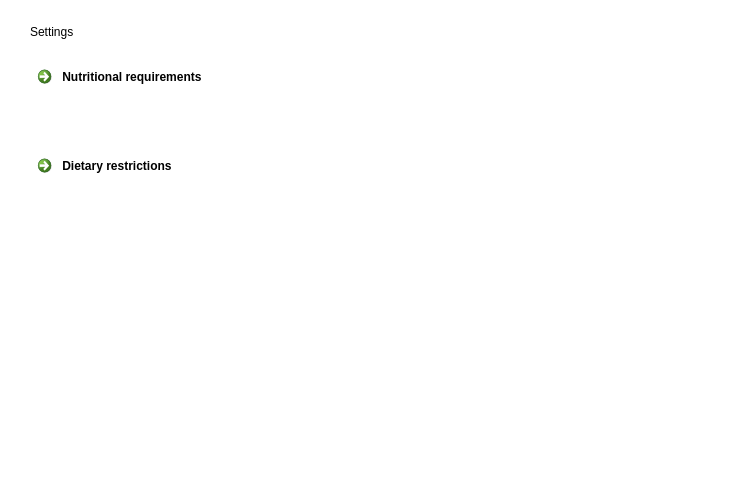
<?xml version="1.0" encoding="UTF-8"?>
<ui version="4.0">
 <class>PrefWidget</class>
 <widget class="QWidget" name="PrefWidget">
  <property name="geometry">
   <rect>
    <x>0</x>
    <y>0</y>
    <width>753</width>
    <height>502</height>
   </rect>
  </property>
  <property name="maximumSize">
   <size>
    <width>16777215</width>
    <height>16777213</height>
   </size>
  </property>
  <property name="palette">
   <palette>
    <active>
     <colorrole role="Base">
      <brush brushstyle="SolidPattern">
       <color alpha="255">
        <red>255</red>
        <green>255</green>
        <blue>255</blue>
       </color>
      </brush>
     </colorrole>
     <colorrole role="Window">
      <brush brushstyle="SolidPattern">
       <color alpha="255">
        <red>255</red>
        <green>255</green>
        <blue>255</blue>
       </color>
      </brush>
     </colorrole>
    </active>
    <inactive>
     <colorrole role="Base">
      <brush brushstyle="SolidPattern">
       <color alpha="255">
        <red>255</red>
        <green>255</green>
        <blue>255</blue>
       </color>
      </brush>
     </colorrole>
     <colorrole role="Window">
      <brush brushstyle="SolidPattern">
       <color alpha="255">
        <red>255</red>
        <green>255</green>
        <blue>255</blue>
       </color>
      </brush>
     </colorrole>
    </inactive>
    <disabled>
     <colorrole role="Base">
      <brush brushstyle="SolidPattern">
       <color alpha="255">
        <red>255</red>
        <green>255</green>
        <blue>255</blue>
       </color>
      </brush>
     </colorrole>
     <colorrole role="Window">
      <brush brushstyle="SolidPattern">
       <color alpha="255">
        <red>255</red>
        <green>255</green>
        <blue>255</blue>
       </color>
      </brush>
     </colorrole>
    </disabled>
   </palette>
  </property>
  <property name="windowTitle">
   <string>Spartan - Preferences</string>
  </property>
  <property name="windowIcon">
   <iconset>
    <normaloff>../images/icon_trimmed.png</normaloff>../images/icon_trimmed.png</iconset>
  </property>
  <layout class="QFormLayout" name="formLayout">
   <property name="verticalSpacing">
    <number>20</number>
   </property>
   <property name="leftMargin">
    <number>30</number>
   </property>
   <property name="topMargin">
    <number>25</number>
   </property>
   <property name="rightMargin">
    <number>30</number>
   </property>
   <property name="bottomMargin">
    <number>30</number>
   </property>
   <item row="0" column="0">
    <widget class="QLabel" name="title">
     <property name="text">
      <string>Settings</string>
     </property>
     <property name="margin">
      <number>0</number>
     </property>
    </widget>
   </item>
   <item row="1" column="0">
    <layout class="QVBoxLayout" name="verticalLayout_5">
     <property name="spacing">
      <number>15</number>
     </property>
     <item>
      <layout class="QVBoxLayout" name="verticalLayout_3">
       <property name="spacing">
        <number>2</number>
       </property>
       <item>
        <widget class="QCommandLinkButton" name="req_btn">
         <property name="cursor">
          <cursorShape>PointingHandCursor</cursorShape>
         </property>
         <property name="text">
          <string> Nutritional requirements</string>
         </property>
         <property name="icon">
          <iconset>
           <normaloff>../images/balance.png</normaloff>../images/balance.png</iconset>
         </property>
        </widget>
       </item>
       <item>
        <layout class="QHBoxLayout" name="horizontalLayout">
         <item>
          <spacer name="horizontalSpacer">
           <property name="orientation">
            <enum>Qt::Horizontal</enum>
           </property>
           <property name="sizeType">
            <enum>QSizePolicy::Fixed</enum>
           </property>
           <property name="sizeHint" stdset="0">
            <size>
             <width>40</width>
             <height>20</height>
            </size>
           </property>
          </spacer>
         </item>
         <item>
          <layout class="QVBoxLayout" name="verticalLayout">
           <property name="spacing">
            <number>8</number>
           </property>
           <item>
            <widget class="QLabel" name="age_label">
             <property name="palette">
              <palette>
               <active>
                <colorrole role="WindowText">
                 <brush brushstyle="SolidPattern">
                  <color alpha="255">
                   <red>50</red>
                   <green>50</green>
                   <blue>50</blue>
                  </color>
                 </brush>
                </colorrole>
               </active>
               <inactive>
                <colorrole role="WindowText">
                 <brush brushstyle="SolidPattern">
                  <color alpha="255">
                   <red>50</red>
                   <green>50</green>
                   <blue>50</blue>
                  </color>
                 </brush>
                </colorrole>
               </inactive>
               <disabled>
                <colorrole role="WindowText">
                 <brush brushstyle="SolidPattern">
                  <color alpha="255">
                   <red>120</red>
                   <green>120</green>
                   <blue>120</blue>
                  </color>
                 </brush>
                </colorrole>
               </disabled>
              </palette>
             </property>
             <property name="text">
              <string/>
             </property>
            </widget>
           </item>
           <item>
            <widget class="QLabel" name="sex_label">
             <property name="palette">
              <palette>
               <active>
                <colorrole role="WindowText">
                 <brush brushstyle="SolidPattern">
                  <color alpha="255">
                   <red>50</red>
                   <green>50</green>
                   <blue>50</blue>
                  </color>
                 </brush>
                </colorrole>
               </active>
               <inactive>
                <colorrole role="WindowText">
                 <brush brushstyle="SolidPattern">
                  <color alpha="255">
                   <red>50</red>
                   <green>50</green>
                   <blue>50</blue>
                  </color>
                 </brush>
                </colorrole>
               </inactive>
               <disabled>
                <colorrole role="WindowText">
                 <brush brushstyle="SolidPattern">
                  <color alpha="255">
                   <red>120</red>
                   <green>120</green>
                   <blue>120</blue>
                  </color>
                 </brush>
                </colorrole>
               </disabled>
              </palette>
             </property>
             <property name="text">
              <string/>
             </property>
            </widget>
           </item>
          </layout>
         </item>
        </layout>
       </item>
      </layout>
     </item>
     <item>
      <layout class="QVBoxLayout" name="verticalLayout_4">
       <property name="spacing">
        <number>2</number>
       </property>
       <item>
        <widget class="QCommandLinkButton" name="res_btn">
         <property name="cursor">
          <cursorShape>PointingHandCursor</cursorShape>
         </property>
         <property name="text">
          <string> Dietary restrictions</string>
         </property>
         <property name="icon">
          <iconset>
           <normaloff>../images/food.png</normaloff>../images/food.png</iconset>
         </property>
         <property name="checkable">
          <bool>false</bool>
         </property>
         <property name="autoRepeat">
          <bool>false</bool>
         </property>
        </widget>
       </item>
       <item>
        <layout class="QHBoxLayout" name="horizontalLayout_2">
         <item>
          <spacer name="horizontalSpacer_2">
           <property name="orientation">
            <enum>Qt::Horizontal</enum>
           </property>
           <property name="sizeType">
            <enum>QSizePolicy::Fixed</enum>
           </property>
           <property name="sizeHint" stdset="0">
            <size>
             <width>40</width>
             <height>20</height>
            </size>
           </property>
          </spacer>
         </item>
         <item>
          <layout class="QVBoxLayout" name="verticalLayout_2">
           <property name="spacing">
            <number>8</number>
           </property>
           <item>
            <widget class="QLabel" name="res_type_label">
             <property name="palette">
              <palette>
               <active>
                <colorrole role="WindowText">
                 <brush brushstyle="SolidPattern">
                  <color alpha="255">
                   <red>59</red>
                   <green>59</green>
                   <blue>59</blue>
                  </color>
                 </brush>
                </colorrole>
               </active>
               <inactive>
                <colorrole role="WindowText">
                 <brush brushstyle="SolidPattern">
                  <color alpha="255">
                   <red>59</red>
                   <green>59</green>
                   <blue>59</blue>
                  </color>
                 </brush>
                </colorrole>
               </inactive>
               <disabled>
                <colorrole role="WindowText">
                 <brush brushstyle="SolidPattern">
                  <color alpha="255">
                   <red>120</red>
                   <green>120</green>
                   <blue>120</blue>
                  </color>
                 </brush>
                </colorrole>
               </disabled>
              </palette>
             </property>
             <property name="text">
              <string/>
             </property>
             <property name="wordWrap">
              <bool>false</bool>
             </property>
            </widget>
           </item>
          </layout>
         </item>
        </layout>
       </item>
      </layout>
     </item>
    </layout>
   </item>
  </layout>
 </widget>
 <resources/>
 <connections/>
</ui>
